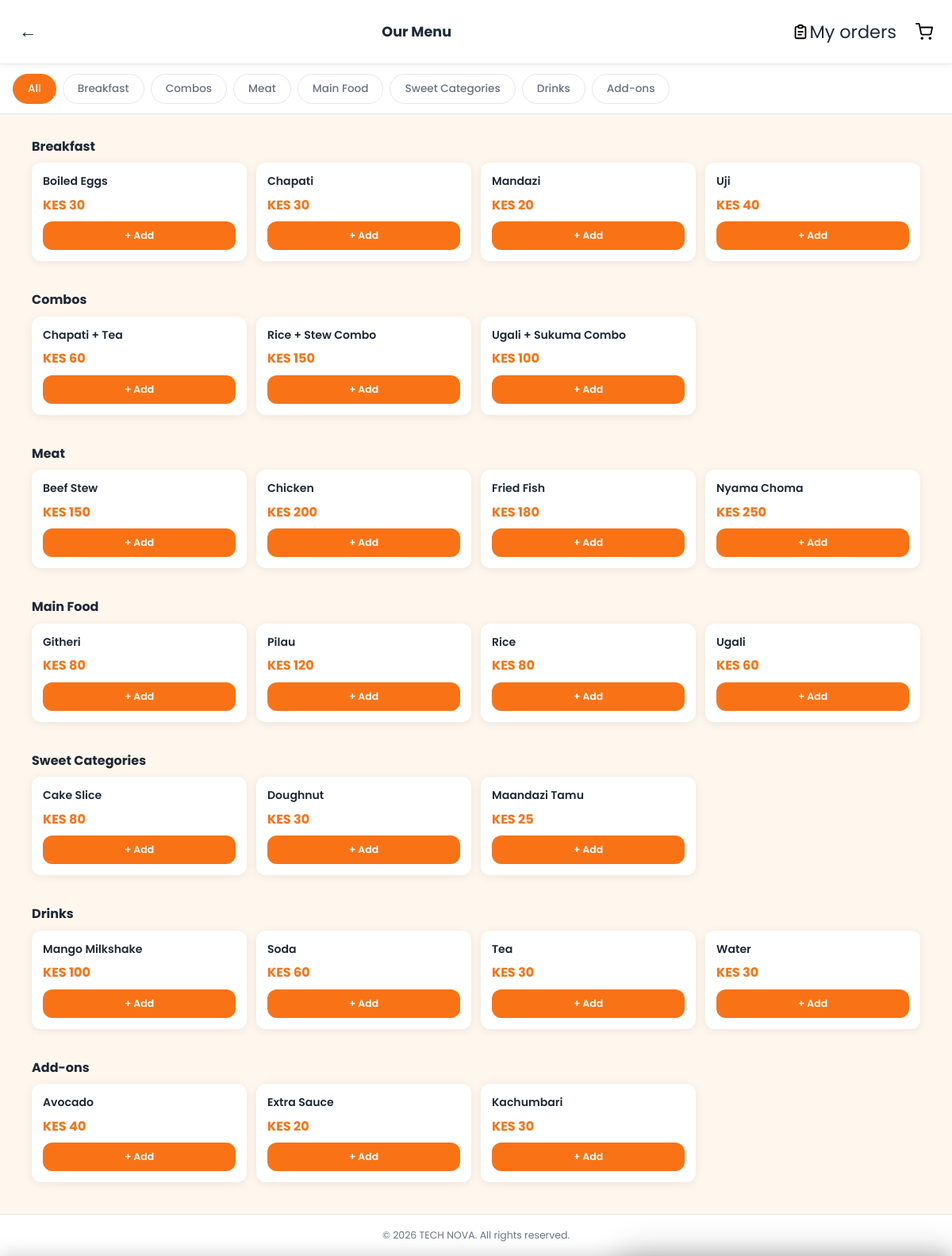
The page /menu on the database its author committed.
### tables this page shows
CREATE TABLE food_items (
    id INTEGER PRIMARY KEY AUTOINCREMENT,
    name TEXT NOT NULL,
    category TEXT NOT NULL,
    price REAL NOT NULL,
    available INTEGER DEFAULT 1
);

### app.py (the view)
@app.route('/menu')
def menu():
    conn = get_db()
    items = conn.execute("SELECT * FROM food_items ORDER BY category,name").fetchall()
    conn.close()
    cart = session.get('cart', {})
    return render_template('menu.html', items=items, categories=CATEGORIES,
                           cart_count=sum(cart.values()))

### app.py (called while the page is built)
def get_db():
    conn = sqlite3.connect(DATABASE)
    conn.row_factory = sqlite3.Row
    return conn

### templates/menu.html (shortened to what this page needs)
<!DOCTYPE html>
<html lang="en">
<head>
  <link rel="stylesheet" href="{{ url_for('static', filename='css/main.css') }}"/>
  <link rel="stylesheet" href="{{ url_for('static', filename='css/customer.css') }}"/>
</head>
<body>
<header class="top-bar">
  <div class="top-bar-left">
    <a href="{{ url_for('landing') }}" class="btn-back" aria-label="Back">&#8592;</a>
  </div>
  <span class="top-bar-title">Our Menu</span>
  <div class="top-bar-right">
    <button id="openOrdersPanel" class="btn-back" aria-label="My Orders" title="My Orders">
      <img src="{{ url_for('static', filename='icons/orders.svg') }}" width="22" height="22" alt="My Orders"/>
      <p> My orders</p>
    </button>
    <a href="{{ url_for('cart') }}" class="btn-back cart-icon-wrap" aria-label="Cart">
      <img src="{{ url_for('static', filename='icons/cart.svg') }}" width="22" height="22" alt="Cart"/>
    </a>
  </div>
</header>
<nav class="tabs-scroll">
  <button class="tab-btn" data-category="All">All</button>
  {% for cat in categories %}
    <button class="tab-btn" data-category="{{ cat }}">{{ cat }}</button>
  {% endfor %}
</nav>
<main class="page-content" style="padding-top:8px">
  {% for cat in categories %}
    {% set cat_items = items | selectattr('category', 'equalto', cat) | list %}
    {% if cat_items %}
      <div class="menu-section" data-category="{{ cat }}">
        <h2 class="menu-section-title">{{ cat }}</h2>
        <div class="menu-grid">
          {% for item in cat_items %}
            <div class="food-card {% if not item.available %}unavailable{% endif %}">
              <div class="food-name">{{ item.name }}</div>
              <div class="food-price">KES {{ item.price | int }}</div>
              {% if item.available %}
                <button class="btn btn-primary btn-sm add-to-cart-btn"
                  data-food-id="{{ item.id }}"
                  data-price="{{ item.price }}">+ Add</button>
              {% else %}
                <span class="food-unavailable-label">Unavailable</span>
              {% endif %}
            </div>
          {% endfor %}
        </div>
      </div>
    {% endif %}
  {% endfor %}
</main>
<footer class="site-footer">© 2026 TECH NOVA. All rights reserved.</footer>
</body>
</html>

### static/css/main.css (style rules this page uses)
:root { --bg: #FFF7ED; --primary: #F97316; --primary-dark: #EA6C09; --primary-light: #FED7AA; --text: #1F2937; --text-muted: #6B7280; --white: #ffffff; --border: #E5E7EB; --card-shadow: 0 2px 12px rgba(0,0,0,0.08); --card-shadow-hover: 0 6px 24px rgba(249,115,22,0.18); --radius: 12px; --radius-sm: 8px; --radius-lg: 20px; --status-pending: #F97316; --status-preparing: #EAB308; --status-ready: #22C55E; --status-served: #3B82F6; --status-cancelled: #EF4444; --sidebar-w: 240px; }
*, *::before, *::after { box-sizing: border-box; margin: 0; padding: 0; }
html { font-size: 16px; scroll-behavior: smooth; }
body { font-family: 'Poppins', sans-serif; background: var(--bg); color: var(--text); min-height: 100vh; display: flex; flex-direction: column; line-height: 1.6; }
a { color: inherit; text-decoration: none; }
img { max-width: 100%; display: block; }
button, input, select, textarea { font-family: inherit; }
h2 { font-size: clamp(1.2rem, 3vw, 1.8rem); font-weight: 700; }
.btn { display: inline-flex; align-items: center; justify-content: center; gap: 8px; padding: 14px 24px; min-height: 48px; border-radius: var(--radius); border: none; cursor: pointer; font-weight: 600; font-size: 0.95rem; transition: all 0.2s ease; white-space: nowrap; text-decoration: none; }
.btn-primary { background: var(--primary); color: var(--white); }
.btn-sm { padding: 8px 16px; min-height: 36px; font-size: 0.85rem; }
.top-bar { display: flex; align-items: center; justify-content: space-between; padding: 14px 16px; background: var(--white); border-bottom: 1px solid var(--border); position: sticky; top: 0; z-index: 100; box-shadow: 0 2px 8px rgba(0,0,0,0.06); }
.top-bar-title { font-weight: 700; font-size: 1.1rem; }
.top-bar-left, .top-bar-right { display: flex; align-items: center; gap: 8px; min-width: 44px; }
.top-bar-right { justify-content: flex-end; }
.btn-back { background: none; border: none; cursor: pointer; padding: 8px; color: var(--text); font-size: 1.4rem; display: flex; align-items: center; border-radius: var(--radius-sm); transition: background 0.15s; }
.site-footer { margin-top: auto; padding: 16px; text-align: center; font-size: 0.78rem; color: var(--text-muted); border-top: 1px solid var(--border); background: var(--white); }
.page-content { padding: 16px; flex: 1; }
.tabs-scroll { display: flex; gap: 8px; overflow-x: auto; padding: 12px 16px; scrollbar-width: none; background: var(--white); border-bottom: 1px solid var(--border); position: sticky; top: 60px; z-index: 90; }
.tab-btn { flex-shrink: 0; padding: 8px 18px; border-radius: 100px; border: 1.5px solid var(--border); background: var(--white); color: var(--text-muted); font-size: 0.85rem; font-weight: 500; cursor: pointer; transition: all 0.2s; white-space: nowrap; }
.tab-btn.active, .tab-btn:hover { background: var(--primary); color: var(--white); border-color: var(--primary); }
@media (min-width: 768px) { .page-content { padding: 24px; } }

### static/css/customer.css (style rules this page uses)
.menu-section-title { font-size: 1rem; font-weight: 700; color: var(--text); padding: 20px 16px 8px; }
.menu-grid { display: grid; grid-template-columns: 1fr 1fr; gap: 12px; padding: 0 16px 16px; }
.food-card { background: var(--white); border-radius: var(--radius); box-shadow: var(--card-shadow); padding: 14px; display: flex; flex-direction: column; gap: 8px; transition: box-shadow 0.2s, transform 0.2s; position: relative; overflow: hidden; }
.food-name { font-weight: 600; font-size: 0.88rem; line-height: 1.3; }
.food-price { font-size: 1rem; font-weight: 700; color: var(--primary); }
.food-card .btn { font-size: 0.78rem; padding: 8px; }
.cart-icon-wrap { position: relative; display: inline-flex; }
@media (min-width: 600px) { .menu-grid { grid-template-columns: repeat(3, 1fr); } }
@media (min-width: 900px) { .menu-grid { grid-template-columns: repeat(4, 1fr); } }

### rows shown on the page
food_items: name "Boiled Eggs", price "30"
food_items: name "Chapati", price "30"
food_items: name "Mandazi", price "20"
food_items: name "Uji", price "40"
food_items: name "Chapati + Tea", price "60"
food_items: name "Rice + Stew Combo", price "150"
food_items: name "Ugali + Sukuma Combo", price "100"
food_items: name "Beef Stew", price "150"
food_items: name "Chicken", price "200"
food_items: name "Fried Fish", price "180"
food_items: name "Nyama Choma", price "250"
food_items: name "Githeri", price "80"
food_items: name "Pilau", price "120"
food_items: name "Rice", price "80"
food_items: name "Ugali", price "60"
food_items: name "Cake Slice", price "80"
food_items: name "Doughnut", price "30"
food_items: name "Maandazi Tamu", price "25"
food_items: name "Mango Milkshake", price "100"
food_items: name "Soda", price "60"
food_items: name "Tea", price "30"
food_items: name "Water", price "30"
food_items: name "Avocado", price "40"
food_items: name "Extra Sauce", price "20"
food_items: name "Kachumbari", price "30"

### other values the page prints
{{ cat }} "Breakfast" "Combos" "Meat" "Main Food" "Sweet Categories" "Drinks" "Add-ons"
